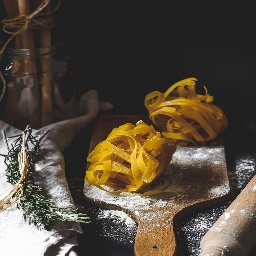
#> input picture labeled/clean_1mExeXGW6nw.jpg, 256 x 256 px; its folder holds 4 pictures in this run
$ jupyter execute --allow-errors detect_watermark.ipynb
#> lines starting #> are read from the running program, lines starting #| are printed output that depends on the picture
[cell 1]
import numpy as np
import matplotlib.pyplot as plt
import cv2
import os

[cell 2]
# Assumming watermark is a 100x100 region in the center
wm_imgs = []
clean_imgs = []

[cell 3]
for file in os.listdir('labeled'):
    img = cv2.imread(f'labeled/{file}', cv2.IMREAD_GRAYSCALE)
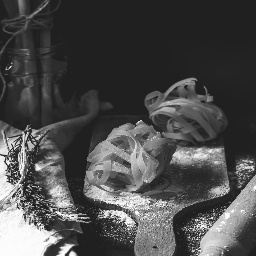
#> img: shape (256, 256); min 16, max 255, mean 75.8
    if img is None:
        continue
    if file.startswith('clean'):
        clean_imgs.append(img)
    else:
        wm_imgs.append(img)
#> pass 2 of the loop `for file in os.listdir('labeled'):`:
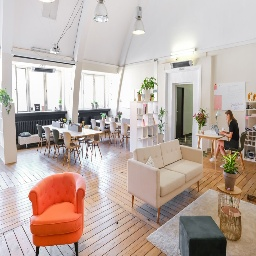
#> input picture labeled/clean_4C22PfVlhdw.jpg, 256 x 256 px
#> `img = cv2.imread(f'labeled/{file}', cv2.IMREAD_GRAYSCALE)`:
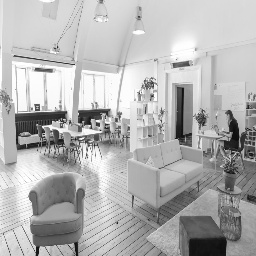
#> img: shape (256, 256); min 6, max 255, mean 177.9
#> pass 3 of the loop `for file in os.listdir('labeled'):`:
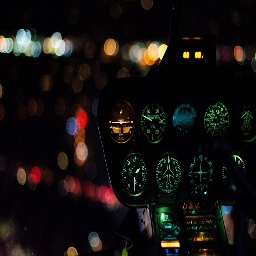
#> input picture labeled/clean_4VSsq9ErzOs.jpg, 256 x 256 px
#> `img = cv2.imread(f'labeled/{file}', cv2.IMREAD_GRAYSCALE)`:
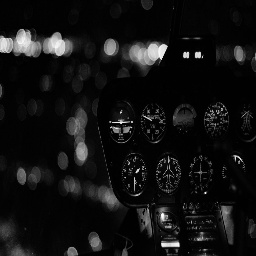
#> img: shape (256, 256); min 0, max 255, mean 17.8
#> the loop made 4 passes; the first 3 are shown
